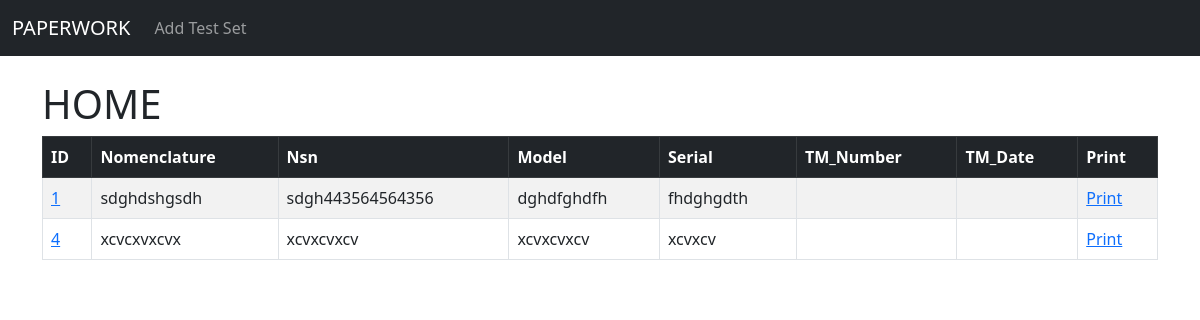
The page /paperwork/ on the database as committed earlier.
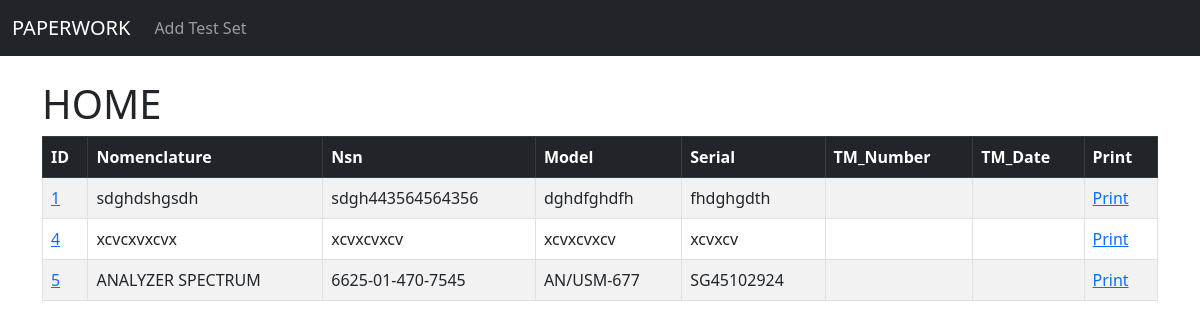
The same page on the database as committed later.
### messwithpaperwork/models.py (models this page shows, shortened)
class TestSet(models.Model):
    nomenclature = models.TextField(null=True, blank=True, max_length=100)
    nsn = models.TextField(null=True, blank=True, max_length=20)
    model = models.TextField(null=True, blank=True, max_length=20)
    serial_number = models.TextField(null=True, blank=True, max_length=30)
    tm_number = models.TextField(null=True, blank=True, max_length=50)
    tm_date = models.TextField(null=True, blank=True, max_length=20)

### messwithpaperwork/views.py (the view)
# urls.py: path('', views.home, name='home'),
def home(request):
    testSets = TestSet.objects.all()
    return render(request, 'home.html', {'testSets': testSets})

### messwithpaperwork/templates/home.html (shortened to what this page needs)
{% extends 'main.html' %}
{% block content%}
<h1>HOME</h1>
<table class="table table-striped table-hover table-bordered">
    <thead class="table-dark">
        <tr>
            <th scope="col">ID</th>
            <th scope="col">Nomenclature</th>
            <th scope="col">Nsn</th>
            <th scope="col">Model</th>
            <th scope="col">Serial</th>
            <th scope="col">TM_Number</th>
            <th scope="col">TM_Date</th>
            <th scope="col">Print</th>
        </tr>
    </thead>
    <tbody>
        {% for testSet in testSets %}
            <tr>
                <td><a href="{% url 'testSet' testSet.id %}">{{testSet.id}}</a></td>
                <td>{{testSet.nomenclature}}</td>
                <td>{{testSet.nsn}}</td>
                <td>{{testSet.model}}</td>
                <td>{{testSet.serial_number}}</td>
                <td>{{testSet.tm_number}}</td>
                <td>{{testSet.tm_date}}</td>
                <td><a href="{% url 'print_testset' testSet.id %}">Print</a></td>
            </tr>
        {% endfor %}
    </tbody>
</table>
{% endblock content %}

Rows that differ between the two databases and show on the page:
added TestSet: id "5", nomenclature "ANALYZER SPECTRUM", nsn "6625-01-470-7545", model "AN/USM-677", serial_number "SG45102924"
